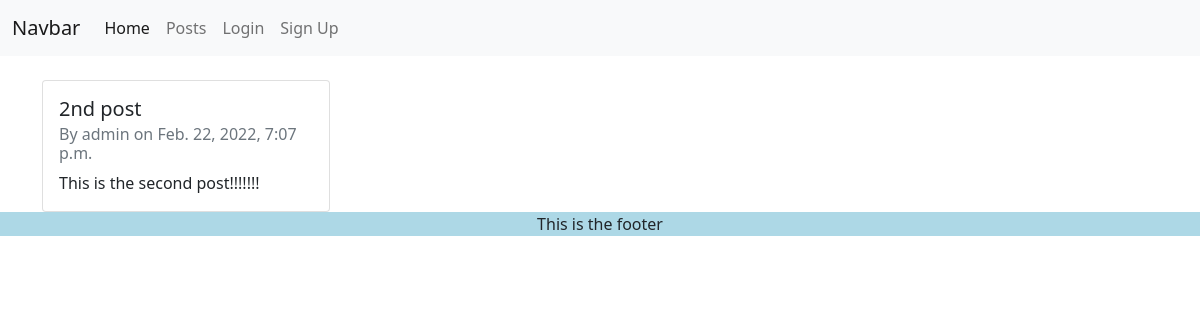
The page /posts/2 on the database its author committed.
### blog/models.py (models this page shows, shortened)
class Post(models.Model):
    title = models.CharField(max_length=255)
    author = models.ForeignKey(User, on_delete=models.CASCADE)
    content = models.TextField()
    date_posted = models.DateTimeField(auto_now_add=True)

### blog/views.py (the view)
# urls.py: path('posts/<int:post_id>', views.individualPost, name='individualPost'),
def individualPost(request, post_id):
    post = Post.objects.get(id=post_id)
    context = {'post': post}
    return render(request, 'blog/individualpost.html', context)

### blog/templates/blog/individualpost.html (shortened to what this page needs)
{% extends "blog/base.html" %}
{% block content %}
    <div class="card mt-4" style="width: 18rem;">
        <div class="card-body">
            <h5 class="card-title">{{ post.title }}</h5>
            <h6 class="card-subtitle mb-2 text-muted">By {{ post.author }} on {{ post.date_posted }}</h6>
            <p class="card-text">{{ post.content }}</p>
        </div>
    </div>
{% endblock content %}

### rows shown on the page
Post: title "2nd post", author "admin", date_posted "Feb. 22, 2022, 7:07 p.m.", content "This is the second post!!!!!!!"
